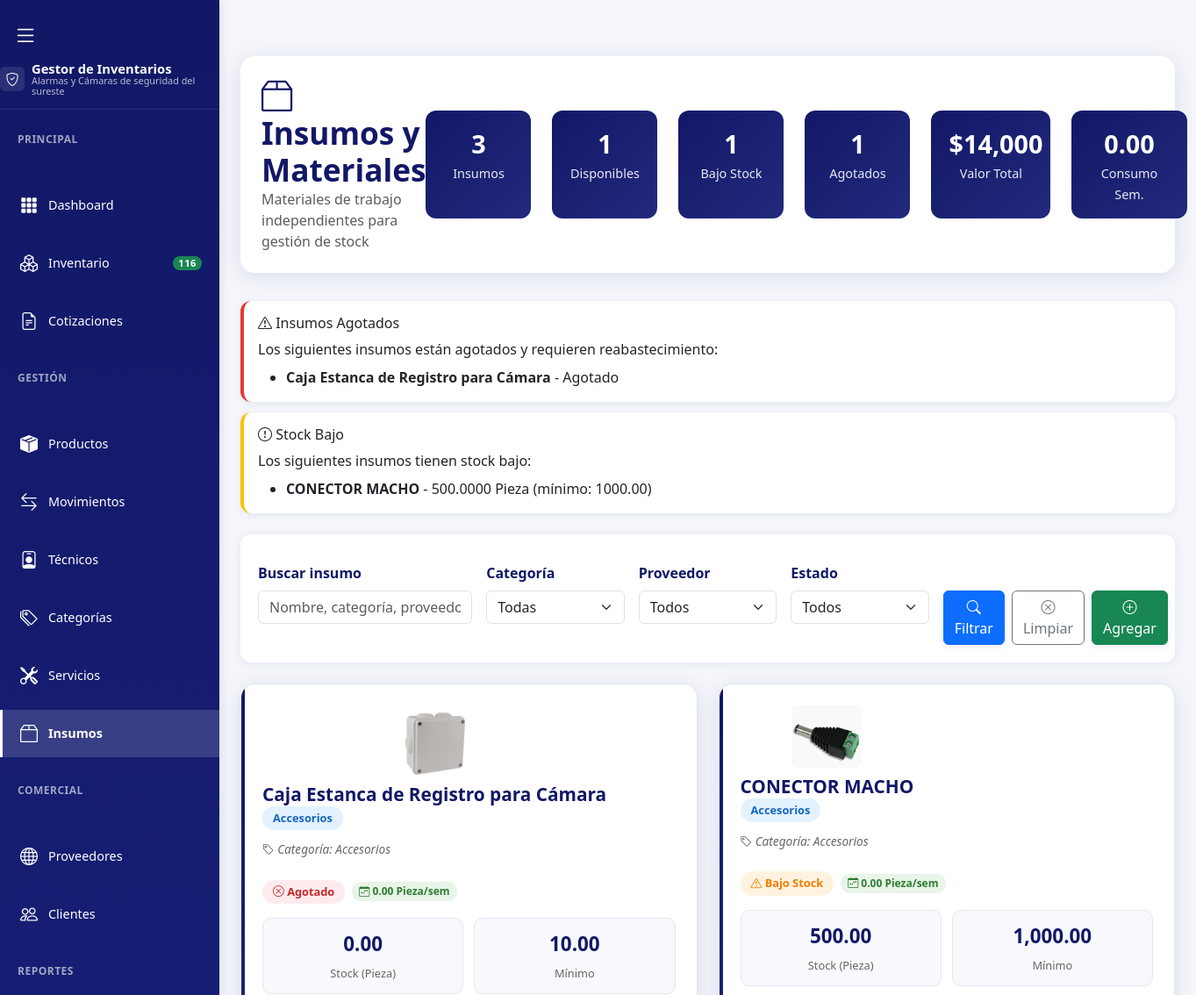
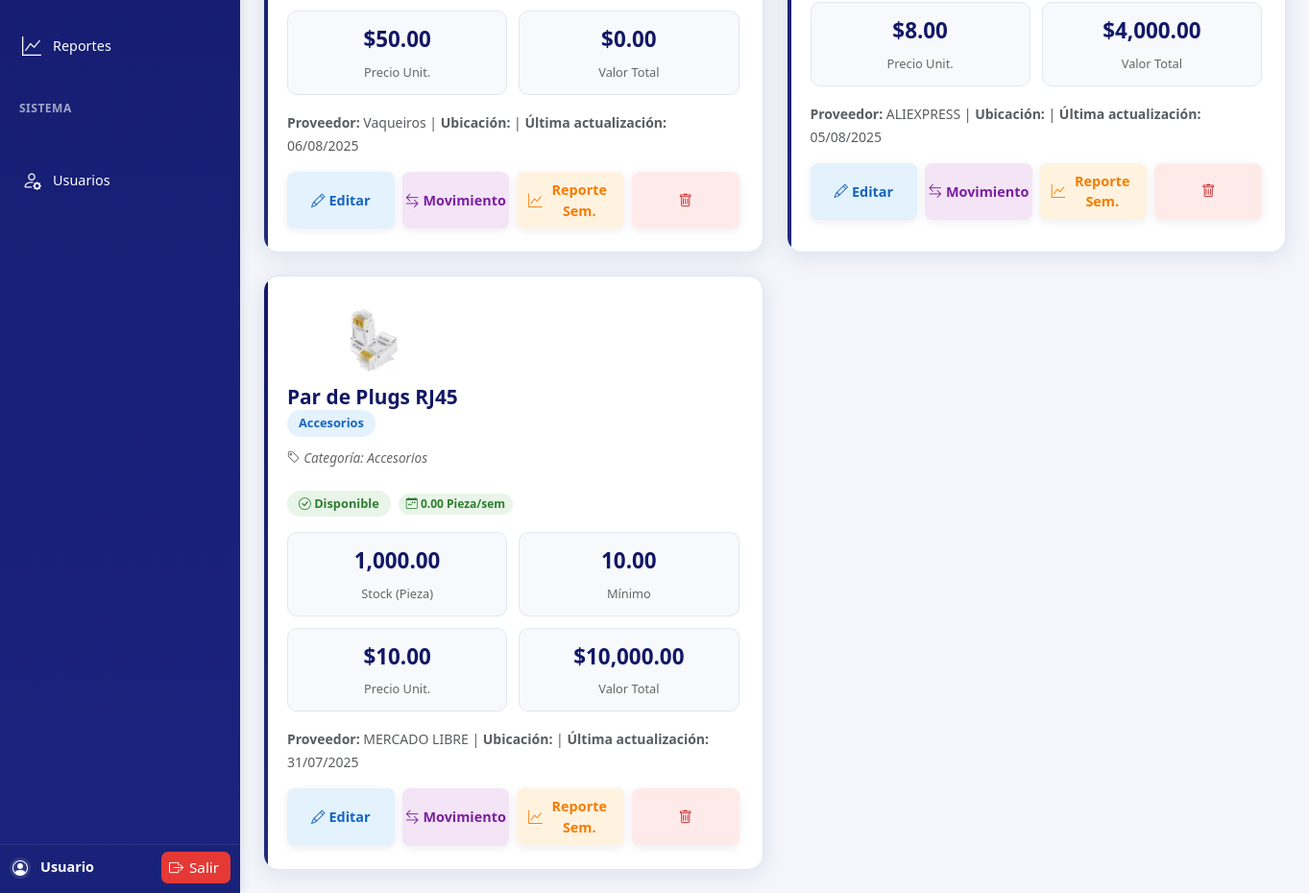
/insumos/insumos.php (signed in), run on the app's committed database (2 pictures, top to bottom).
### tables this page shows
CREATE TABLE `insumos` (
  `insumo_id` int(11) NOT NULL,
  `product_id` int(11) DEFAULT NULL,
  `category_id` int(11) DEFAULT NULL,
  `supplier_id` int(11) DEFAULT NULL,
  `nombre` varchar(500) DEFAULT NULL,
  `categoria` varchar(50) DEFAULT NULL,
  `unidad` varchar(20) DEFAULT NULL,
  `imagen` varchar(255) DEFAULT NULL,
  `cantidad` decimal(12,4) DEFAULT NULL,
  `minimo` decimal(10,2) DEFAULT NULL,
  `precio_unitario` decimal(10,2) DEFAULT NULL,
  `ubicacion` varchar(100) DEFAULT NULL,
  `estado` enum('disponible','bajo_stock','agotado') DEFAULT NULL,
  `consumo_semanal` decimal(10,2) DEFAULT NULL,
  `ultima_actualizacion` timestamp NOT NULL DEFAULT current_timestamp(),
  `is_active` tinyint(1) DEFAULT NULL,
  `created_at` timestamp NOT NULL DEFAULT current_timestamp(),
  `updated_at` timestamp NOT NULL DEFAULT current_timestamp() ON UPDATE current_timestamp(),
  `cost_price` decimal(10,2) DEFAULT NULL
);

CREATE TABLE `categories` (
  `category_id` int(11) NOT NULL,
  `name` varchar(100) DEFAULT NULL,
  `parent_category_id` int(11) DEFAULT NULL
);

CREATE TABLE `suppliers` (
  `supplier_id` int(11) NOT NULL,
  `name` varchar(100) NOT NULL,
  `contact_name` varchar(100) DEFAULT NULL,
  `phone` varchar(20) DEFAULT NULL,
  `email` varchar(100) DEFAULT NULL,
  `address` text DEFAULT NULL
);

### insumos/insumos.php (the view, shortened to what this page needs)
<?php
require_once '../connection.php';
$busqueda = isset($_GET['busqueda']) ? $_GET['busqueda'] : '';
$query = "SELECT i.*, c.name as categoria_nombre, s.name as proveedor
          FROM insumos i
          LEFT JOIN categories c ON i.category_id = c.category_id
          LEFT JOIN suppliers s ON i.supplier_id = s.supplier_id
          WHERE i.is_active = 1";
$query .= " ORDER BY i.nombre ASC";
$stmt = $mysqli->prepare($query);
$stmt->execute();
$insumos = $stmt->get_result();
$stats_query = "SELECT COUNT(*) as total_insumos,
    SUM(CASE WHEN estado = 'disponible' THEN 1 ELSE 0 END) as disponibles,
    SUM(CASE WHEN estado = 'bajo_stock' THEN 1 ELSE 0 END) as bajo_stock,
    SUM(CASE WHEN estado = 'agotado' THEN 1 ELSE 0 END) as agotados,
    SUM(cantidad * precio_unitario) as valor_total,
    SUM(consumo_semanal) as consumo_semanal_total
    FROM insumos WHERE is_active = 1";
$stats = $mysqli->query($stats_query)->fetch_assoc();
$total_insumos = $stats['total_insumos'] ?? 0;
$disponibles = $stats['disponibles'] ?? 0;
$bajo_stock = $stats['bajo_stock'] ?? 0;
$agotados = $stats['agotados'] ?? 0;
$valor_total = $stats['valor_total'] ?? 0;
$consumo_semanal_total = $stats['consumo_semanal_total'] ?? 0;
?>
<!DOCTYPE html>
<html lang="es">
<head>
    <link rel="stylesheet" href="../assets/css/style.css">
    <link rel="stylesheet" href="https://cdn.jsdelivr.net/npm/bootstrap-icons@1.11.3/font/bootstrap-icons.css">
    <link href="https://cdn.jsdelivr.net/npm/bootstrap@5.3.2/dist/css/bootstrap.min.css" rel="stylesheet">
</head>
<body>
    <?php include '../includes/sidebar.php'; ?>
    <main class="main-content">
        <div class="insumos-header">
            <div>
                <h1 class="insumos-title">
                    <i class="bi bi-box2"></i> Insumos y Materiales
                </h1>
                <p class="text-muted mb-0">Materiales de trabajo independientes para gestión de stock</p>
            </div>
            <div class="insumos-stats">
                <div class="stat-item">
                    <span class="stat-number"><?= $total_insumos ?></span>
                    <span class="stat-label">Insumos</span>
                </div>
                <div class="stat-item">
                    <span class="stat-number"><?= $disponibles ?></span>
                    <span class="stat-label">Disponibles</span>
                </div>
                <div class="stat-item">
                    <span class="stat-number"><?= $bajo_stock ?></span>
                    <span class="stat-label">Bajo Stock</span>
                </div>
                <div class="stat-item">
                    <span class="stat-number"><?= $agotados ?></span>
                    <span class="stat-label">Agotados</span>
                </div>
                <div class="stat-item">
                    <span class="stat-number">$<?= number_format($valor_total, 0) ?></span>
                    <span class="stat-label">Valor Total</span>
                </div>
                <div class="stat-item">
                    <span class="stat-number"><?= $consumo_semanal_total ?></span>
                    <span class="stat-label">Consumo Sem.</span>
                </div>
            </div>
        </div>
        <div class="alert-section">
            <?php
            $agotados_insumos = $mysqli->query("SELECT i.*, i.categoria as categoria, s.name as proveedor FROM insumos i
                LEFT JOIN products p ON i.product_id = p.product_id
                LEFT JOIN suppliers s ON p.supplier_id = s.supplier_id WHERE i.estado = 'agotado' AND i.is_active = 1 ORDER BY i.nombre ASC");
            $bajo_stock_insumos = $mysqli->query("SELECT i.*, i.categoria as categoria, s.name as proveedor FROM insumos i
                LEFT JOIN products p ON i.product_id = p.product_id
                LEFT JOIN suppliers s ON p.supplier_id = s.supplier_id WHERE i.estado = 'bajo_stock' AND i.is_active = 1 ORDER BY i.nombre ASC");
            ?>
            <?php if ($agotados_insumos->num_rows > 0): ?>
                <div class="alert-card">
                    <h6><i class="bi bi-exclamation-triangle"></i> Insumos Agotados</h6>
                    <p class="mb-0">Los siguientes insumos están agotados y requieren reabastecimiento:</p>
                    <ul class="mb-0 mt-2">
                        <?php while ($insumo = $agotados_insumos->fetch_assoc()): ?>
                            <li><strong><?= htmlspecialchars($insumo['nombre']) ?></strong> - <?= htmlspecialchars($insumo['proveedor'] ?? 'Agotado') ?></li>
                        <?php endwhile; ?>
                    </ul>
                </div>
            <?php endif; ?>
            <?php if ($bajo_stock_insumos->num_rows > 0): ?>
                <div class="alert-card warning">
                    <h6><i class="bi bi-exclamation-circle"></i> Stock Bajo</h6>
                    <p class="mb-0">Los siguientes insumos tienen stock bajo:</p>
                    <ul class="mb-0 mt-2">
                        <?php while ($insumo = $bajo_stock_insumos->fetch_assoc()): ?>
                            <li><strong><?= htmlspecialchars($insumo['nombre']) ?></strong> - <?= $insumo['cantidad'] ?> <?= $insumo['unidad'] ?> (mínimo: <?= $insumo['minimo'] ?>)</li>
                        <?php endwhile; ?>
                    </ul>
                </div>
            <?php endif; ?>
        </div>
        <div class="filters-section">
            <form method="GET" class="row g-3">
                <div class="col-md-3">
                    <label for="busqueda" class="form-label">Buscar insumo</label>
                    <input type="text" class="form-control" id="busqueda" name="busqueda"
                           value="<?= htmlspecialchars($busqueda) ?>"
                           placeholder="Nombre, categoría, proveedor...">
                </div>
                <div class="col-md-2">
                    <label for="categoria" class="form-label">Categoría</label>
                    <select class="form-select" id="categoria" name="categoria">
                        <option value="">Todas</option>
                    </select>
                </div>
                <div class="col-md-2">
                    <label for="proveedor" class="form-label">Proveedor</label>
                    <select class="form-select" id="proveedor" name="proveedor">
                        <option value="">Todos</option>
                    </select>
                </div>
                <div class="col-md-2">
                    <label for="estado" class="form-label">Estado</label>
                    <select class="form-select" id="estado" name="estado">
                        <option value="">Todos</option>
                    </select>
                </div>
                <div class="col-md-3">
                    <label class="form-label">&nbsp;</label>
                    <div class="d-flex gap-2">
                        <button type="submit" class="btn btn-primary">
                            <i class="bi bi-search"></i> Filtrar
                        </button>
                        <a href="insumos.php" class="btn btn-outline-secondary">
                            <i class="bi bi-x-circle"></i> Limpiar
                        </a>
                        <button type="button" class="btn btn-success" onclick="agregarInsumo()">
                            <i class="bi bi-plus-circle"></i> Agregar
                        </button>
                    </div>
                </div>
            </form>
        </div>
        <?php if ($insumos->num_rows === 0): ?>
            <div class="empty-state">
                <i class="bi bi-box2"></i>
                <h5>No se encontraron insumos</h5>
                <p>Intenta ajustar los filtros de búsqueda o agrega nuevos insumos.</p>
                <button type="button" class="btn btn-primary" onclick="agregarInsumo()">
                    <i class="bi bi-plus-circle"></i> Agregar Insumo
                </button>
            </div>
        <?php else: ?>
            <?php
            $insumos_data = $insumos->fetch_all(MYSQLI_ASSOC);
            ?>
            <div class="insumos-grid">
                <?php foreach ($insumos_data as $insumo): ?>
                    <div class="insumo-card">
                        <div class="insumo-header">
                            <div>
                                <?php if (!empty($insumo['imagen'])): ?>
                                    <div style="text-align:center;">
                                        <img src="../<?= htmlspecialchars($insumo['imagen']) ?>" alt="Imagen insumo" style="max-width:80px;max-height:80px;border-radius:8px;margin-bottom:8px;object-fit:contain;">
                                    </div>
                                <?php else: ?>
                                    <div style="text-align:center;">
                                        <i class="bi bi-image" style="font-size:2.5rem;color:#ccc;margin-bottom:8px;"></i>
                                    </div>
                                <?php endif; ?>
                                <h5 class="insumo-title"><?= htmlspecialchars($insumo['nombre']) ?></h5>
                                <div class="insumo-category"><?= htmlspecialchars($insumo['categoria']) ?></div>
                                <div class="producto-origen">
                                    <i class="bi bi-tag"></i> Categoría: <?= htmlspecialchars($insumo['categoria_nombre'] ?? 'Sin categoría') ?>
                                </div>
                            </div>
                        </div>
                        <div class="stock-status">
                            <span class="status-badge status-<?= $insumo['estado'] ?>">
                                <?php
                                switch($insumo['estado']) {
                                    case 'disponible': echo '<i class="bi bi-check-circle"></i> Disponible'; break;
                                    case 'bajo_stock': echo '<i class="bi bi-exclamation-triangle"></i> Bajo Stock'; break;
                                    case 'agotado': echo '<i class="bi bi-x-circle"></i> Agotado'; break;
                                }
                                ?>
                            </span>
                            <span class="consumo-semanal">
                                <i class="bi bi-calendar-week"></i> <?= $insumo['consumo_semanal'] ?> <?= $insumo['unidad'] ?>/sem
                            </span>
                        </div>
                        <div class="insumo-details">
                            <div class="detail-item">
                                <?php
                                $stock_bolsas = (float)$insumo['cantidad'];
                                $unidad = $insumo['unidad'];
                                $equivalencia = 1;
                                if ($equivalencia > 1) {
                                    $stock_piezas = floor($stock_bolsas * $equivalencia);
                                    $stock_bolsas_redondeado = ceil($stock_bolsas);
                                    echo "<span class='detail-number' style='font-size: 1.5rem;'>{$stock_bolsas_redondeado} bolsas</span>";
                                    echo "<small class='text-muted d-block' style='font-size: 0.85em;'>Cada bolsa = {$equivalencia} piezas</small>";
                                    echo "<small class='text-muted d-block' style='font-size: 0.75rem;'>{$stock_piezas} piezas aprox.</small>";
                                } else {
                                    echo "<span class='detail-number'>".number_format($stock_bolsas, 2)."</span>
                                          <span class='detail-label'>Stock ({$unidad})</span>";
                                }
                                ?>
                            </div>
                            <div class="detail-item">
                                <span class="detail-number"><?= number_format($insumo['minimo'], 2) ?></span>
                                <span class="detail-label">Mínimo</span>
                            </div>
                            <div class="detail-item">
                                <span class="detail-number">$<?= number_format($insumo['precio_unitario'], 2) ?></span>
                                <span class="detail-label">Precio Unit.</span>
                            </div>
                            <div class="detail-item">
                                <span class="detail-number">$<?= number_format($insumo['cantidad'] * $insumo['precio_unitario'], 2) ?></span>
                                <span class="detail-label">Valor Total</span>
                            </div>
                        </div>
                        <div class="mb-3">
                            <small class="text-muted">
                                <strong>Proveedor:</strong> <?= htmlspecialchars($insumo['proveedor']) ?> |
                                <strong>Ubicación:</strong> <?= htmlspecialchars($insumo['ubicacion']) ?> |
                                <strong>Última actualización:</strong> <?= date('d/m/Y', strtotime($insumo['ultima_actualizacion'])) ?>
                            </small>
                        </div>
                        <div class="insumo-actions">
                            <button class="btn-action btn-edit" onclick="editarInsumo(<?= $insumo['insumo_id'] ?>)">
                                <i class="bi bi-pencil"></i> Editar
                            </button>
                            <button class="btn-action btn-movement" onclick="registrarMovimiento(<?= $insumo['insumo_id'] ?>)">
                                <i class="bi bi-arrow-left-right"></i> Movimiento
                            </button>
                            <button class="btn-action btn-report" onclick="verReporteSemanal(<?= $insumo['insumo_id'] ?>)">
                                <i class="bi bi-graph-up"></i> Reporte Sem.
                            </button>
                            <button class="btn-action btn-delete" title="Eliminar" onclick="eliminarInsumo(<?= $insumo['insumo_id'] ?>, <?= $insumo['cantidad'] ?>)">
                                <i class="bi bi-trash"></i>
                            </button>
                        </div>
                    </div>
                <?php endforeach; ?>
            </div>
        <?php endif; ?>
    </main>
</body>
</html>

### data on the page
insumos: nombre "Caja Estanca de Registro para Cámara", proveedor "Agotado", imagen (picture), categoria "Accesorios", category.name "Accesorios", estado "agotado" (drawn), consumo_semanal "0.00", unidad "Pieza", cantidad "0.00", minimo "10.00", precio_unitario "50.00", $insumo['cantidad'] * $insumo['precio_unitario'] "0.00", supplier.name "Vaqueiros", ultima_actualizacion "06/08/2025"
insumos: nombre "CONECTOR MACHO", cantidad "500.0000", unidad "Pieza", minimo "1000.00", imagen (picture), categoria "Accesorios", category.name "Accesorios", estado "bajo_stock" (drawn), consumo_semanal "0.00", cantidad "500.00", minimo "1,000.00", precio_unitario "8.00", $insumo['cantidad'] * $insumo['precio_unitario'] "4,000.00", supplier.name "ALIEXPRESS", ultima_actualizacion "05/08/2025"
insumos: imagen (picture), nombre "Par de Plugs RJ45", categoria "Accesorios", category.name "Accesorios", estado "disponible" (drawn), consumo_semanal "0.00", unidad "Pieza", cantidad "1,000.00", minimo "10.00", precio_unitario "10.00", $insumo['cantidad'] * $insumo['precio_unitario'] "10,000.00", supplier.name "MERCADO LIBRE", ultima_actualizacion "31/07/2025"

### other printed values
$total_products "116"
$total_insumos "3"
$disponibles "1"
$bajo_stock "1"
$agotados "1"
$valor_total "14,000"
$consumo_semanal_total "0.00"
